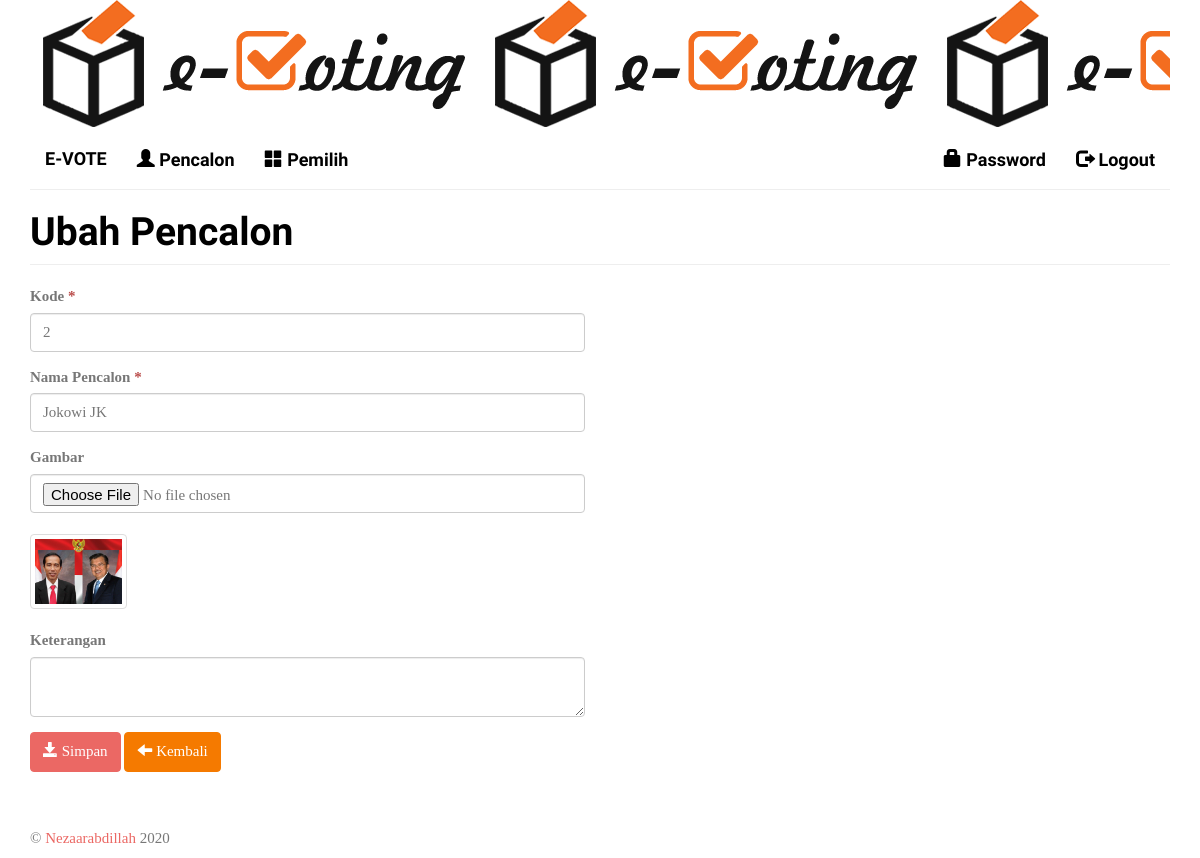
The page /index.php?m=pencalon_ubah&ID=5 (signed in) on the database its author committed.
### tables this page shows
CREATE TABLE IF NOT EXISTS `tb_pencalon` (
  `id_pencalon` int(11) NOT NULL AUTO_INCREMENT,
  `kode_pencalon` varchar(16) NOT NULL,
  `nama_pencalon` varchar(64) NOT NULL,
  `gambar` varchar(255) NOT NULL,
  `keterangan` varchar(255) NOT NULL,
  PRIMARY KEY (`id_pencalon`,`kode_pencalon`)
);

### config.php (called while the page is built)
<?php
$config["server"]='localhost';
$config["username"]='root';
$config["password"]='';
$config["database_name"]='tugasakhir_evoting';

### includes/ez_sql_core.php (called while the page is built, shortened)
<?php
	class ezSQLcore
	{
		var $show_errors      = true;
		var $timers           = array();
		function get_host_port( $host, $default = false )
		{
			$port = $default;
			return array( $host, $port );
		}
		function flush()
		{
			$this->last_result = array();
		}
		function get_row($query=null,$output=OBJECT,$y=0)
		{
			if ( $query )
			{
				$this->query($query);
			}
			if ( $output == OBJECT )
			{
				return $this->last_result[$y]?$this->last_result[$y]:null;
			}
			elseif ( $output == ARRAY_A )
			{
				return $this->last_result[$y]?get_object_vars($this->last_result[$y]):null;
			}
			elseif ( $output == ARRAY_N )
			{
				return $this->last_result[$y]?array_values(get_object_vars($this->last_result[$y])):null;
			}
			else
			{
				$this->show_errors ? trigger_error(" \$db->get_row(string query, output type, int offset) -- Output type must be one of: OBJECT, ARRAY_A, ARRAY_N",E_USER_WARNING) : null;
			}
		}
		function timer_get_cur()
		{
			list($usec, $sec) = explode(" ",microtime());
			return ((float)$usec + (float)$sec);
		}
		function timer_start($timer_name)
		{
			$this->timers[$timer_name] = $this->timer_get_cur();
		}
		function timer_elapsed($timer_name)
		{
			return round($this->timer_get_cur() - $this->timers[$timer_name],2);
		}
	}

### functions.php (called while the page is built, shortened)
<?php
include'config.php';
include'includes/ez_sql_core.php';
include'includes/ez_sql_mysqli.php';
$db = new ezSQL_mysqli($config['username'], $config['password'], $config['database_name'], $config['server']);

### includes/ez_sql_mysqli.php (called while the page is built, shortened)
<?php
	$ezsql_mysqli_str = array
	(
		1 => 'Require $dbuser and $dbpassword to connect to a database server',
		2 => 'Error establishing mySQLi database connection. Correct user/password? Correct hostname? Database server running?',
		3 => 'Require $dbname to select a database',
		4 => 'mySQLi database connection is not active',
		5 => 'Unexpected error while trying to select database'
	);
	class ezSQL_mysqli extends ezSQLcore
	{
		function ezSQL_mysqli($dbuser='', $dbpassword='', $dbname='', $dbhost='localhost', $encoding='')
		{
			$this->dbuser = $dbuser;
			$this->dbpassword = $dbpassword;
			$this->dbname = $dbname;
			$this->encoding = $encoding;
		}
		function connect($dbuser='', $dbpassword='', $dbhost='localhost', $dbport=false)
		{
			global $ezsql_mysqli_str; $return_val = false;
			if ( ! $dbuser )
			{
				$this->register_error($ezsql_mysqli_str[1].' in '.__FILE__.' on line '.__LINE__);
				$this->show_errors ? trigger_error($ezsql_mysqli_str[1],E_USER_WARNING) : null;
			}
			else
			{
				$this->dbh = new mysqli($dbhost,$dbuser,$dbpassword, '', $dbport);
				if( $this->dbh->connect_errno )
				{
					$this->register_error($ezsql_mysqli_str[2].' in '.__FILE__.' on line '.__LINE__);
					$this->show_errors ? trigger_error($ezsql_mysqli_str[2],E_USER_WARNING) : null;
				}
				else
				{
					$return_val = true;
				}
			}
			return $return_val;
		}
		function select($dbname='', $encoding='')
		{
			global $ezsql_mysqli_str; $return_val = false;
			if ( ! $dbname )
			{
				$this->register_error($ezsql_mysqli_str[3].' in '.__FILE__.' on line '.__LINE__);
				$this->show_errors ? trigger_error($ezsql_mysqli_str[3],E_USER_WARNING) : null;
			}
			else if ( ! $this->dbh )
			{
				$this->register_error($ezsql_mysqli_str[4].' in '.__FILE__.' on line '.__LINE__);
				$this->show_errors ? trigger_error($ezsql_mysqli_str[4],E_USER_WARNING) : null;
			}
			else if ( !@$this->dbh->select_db($dbname) )
			{
				if ( !$str = @$this->dbh->error)
					  $str = $ezsql_mysqli_str[5];
				$this->register_error($str.' in '.__FILE__.' on line '.__LINE__);
				$this->show_errors ? trigger_error($str,E_USER_WARNING) : null;
			}
			else
			{
				$return_val = true;
			}
			return $return_val;
		}
		function query($query)
		{
			$return_val = 0;
			$query = trim($query);
			$this->result = @$this->dbh->query($query);
			if ( preg_match("/^(insert|delete|update|replace|truncate|drop|create|alter|begin|commit|rollback|set|lock|unlock|call)/i",$query) )
			{
				$is_insert = true;
				$this->rows_affected = @$this->dbh->affected_rows;
				if ( preg_match("/^(insert|replace)\s+/i",$query) )
				{
					$this->insert_id = @$this->dbh->insert_id;
				}
				$return_val = $this->rows_affected;
			}
			else
			{
				$is_insert = false;
				$i=0;
				$num_rows=0;
				while ( $row = @$this->result->fetch_object() )
				{
					$num_rows++;
				}
				$this->num_rows = $num_rows;
				$return_val = $this->num_rows;
			}
			return $return_val;
		}
	}

### pencalon_ubah.php (the view, shortened to what this page needs)
<?php
    $row = $db->get_row("SELECT * FROM tb_pencalon WHERE id_pencalon='$_GET[ID]'");
?>
<div class="page-header">
    <h1>Ubah Pencalon</h1>
</div>
<div class="row">
    <div class="col-sm-6">
        <form method="post" action="?m=pencalon_ubah&ID=<?=$row->id_pencalon?>" enctype="multipart/form-data">
            <div class="form-group">
                <label>Kode <span class="text-danger">*</span></label>
                <input class="form-control" type="text" name="kode_pencalon" value="<?=$row->kode_pencalon?>"/>
            </div>
            <div class="form-group">
                <label>Nama Pencalon <span class="text-danger">*</span></label>
                <input class="form-control" type="text" name="nama_pencalon" value="<?=$row->nama_pencalon?>"/>
            </div>
            <div class="form-group">
                <label>Gambar</label>
                <input class="form-control" type="file" name="gambar"/>
                <br />
                <p class="helper-block"><img class="thumbnail" src="gambar/<?=$row->gambar?>" height="75" /></p>
            </div>
            <div class="form-group">
                <label>Keterangan </label>
                <textarea class="form-control editor"  name="keterangan" ><?=$row->keterangan?></textarea>
            </div>
            <div class="form-group">
                <button class="btn btn-primary"><span class="glyphicon glyphicon-save"></span> Simpan</button>
                <a class="btn btn-danger" href="?m=pencalon"><span class="glyphicon glyphicon-arrow-left"></span> Kembali</a>
            </div>
        </form>
    </div>
</div>

### assets/css/general.css (style rules this page uses)
html { position: relative; min-height: 100%; }
body { margin-bottom: 70px; }
.page-header { margin-top: 0; padding-bottom: 0; }
.page-header h1 { margin-top: 0; }

### rows shown on the page
tb_pencalon: kode_pencalon "2", nama_pencalon "Jokowi JK", gambar (picture)
